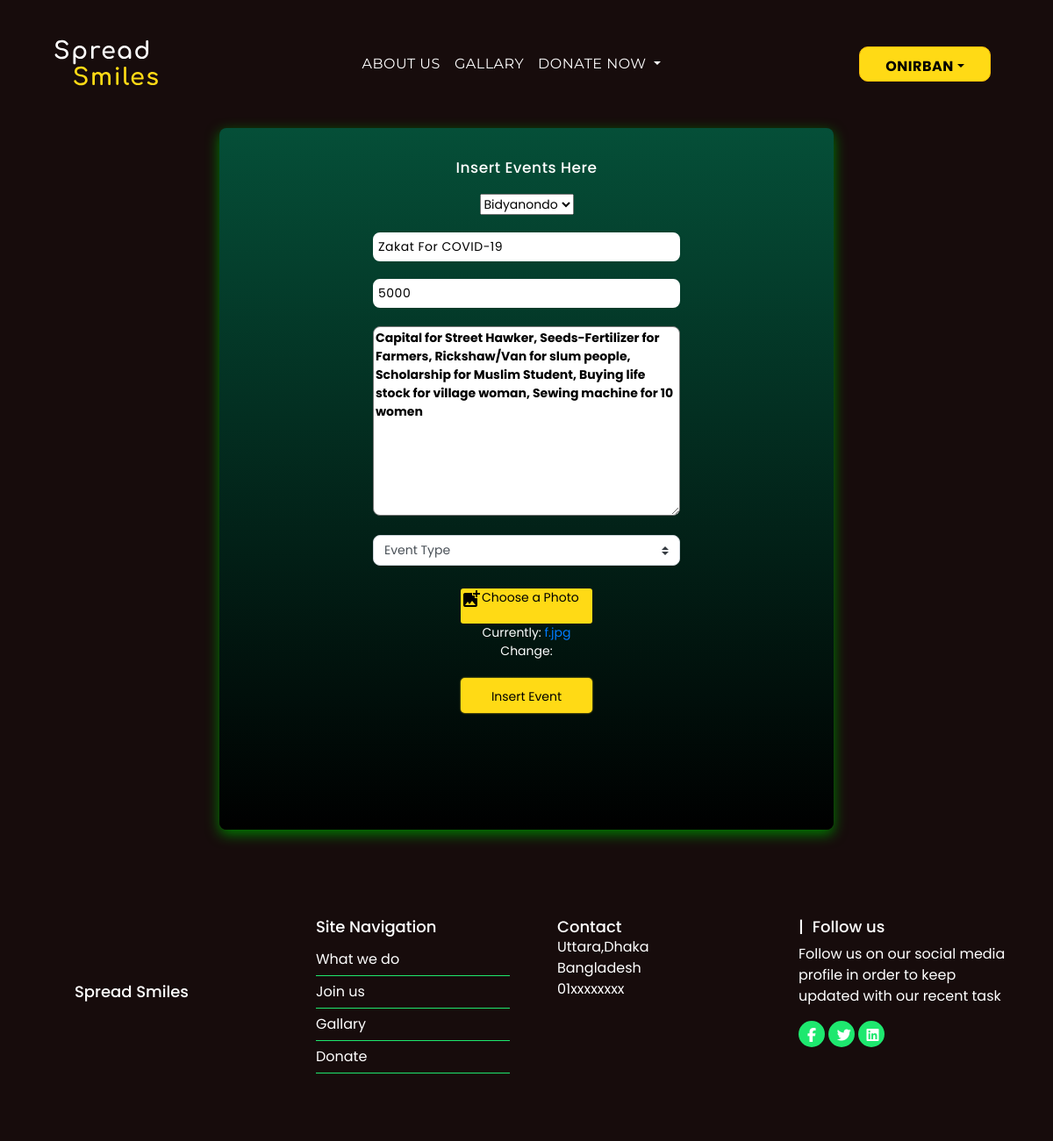
The app's page /update_event/2/ (signed in), older data.
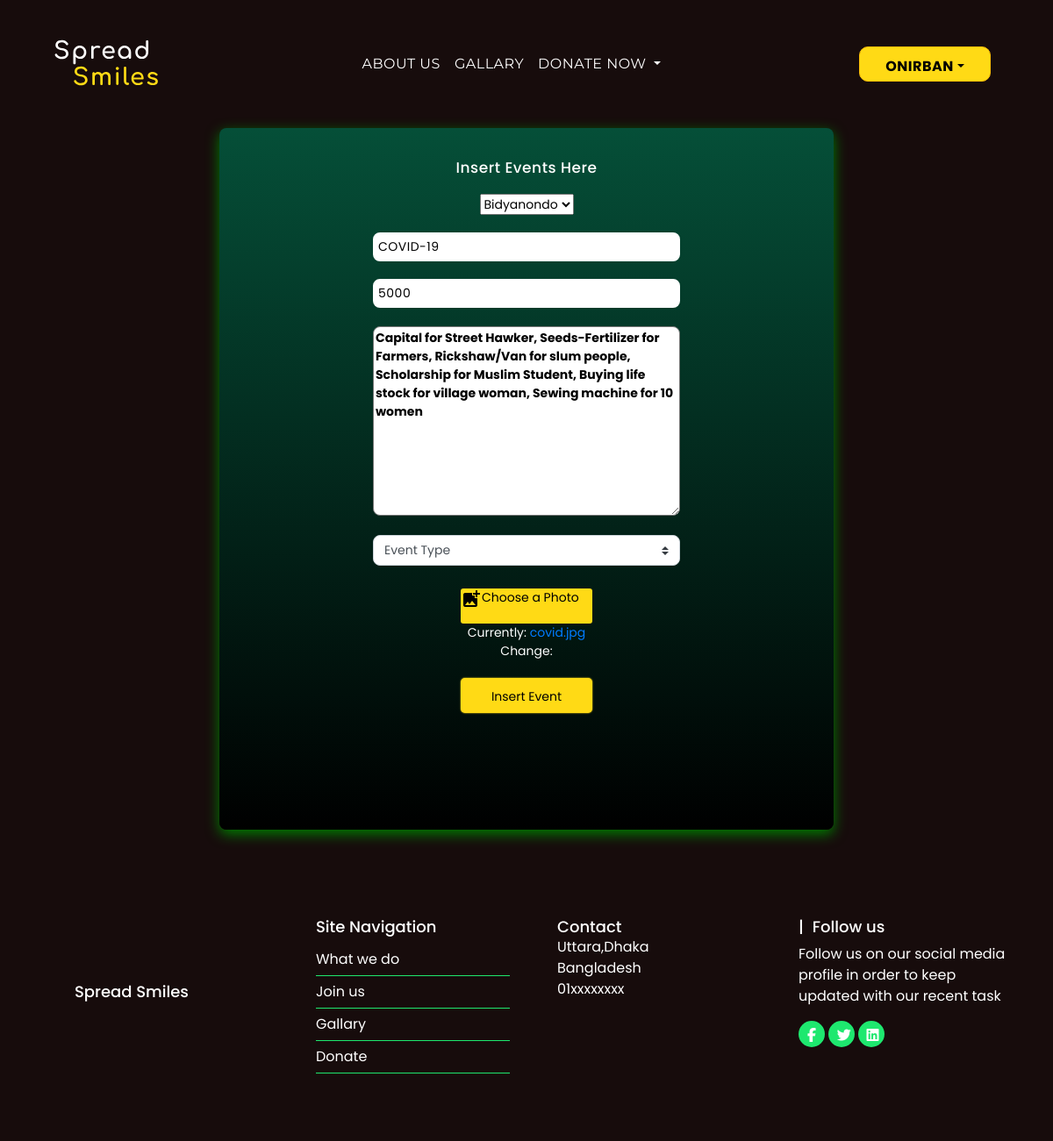
The same page, newer data.
### user/models.py (models this page shows, shortened)
class Event(models.Model):
    organization_name = models.ForeignKey(
        Organization, null=True, on_delete=models.SET_NULL)
    cover = models.ImageField(default="f.jpg", null=True, blank=False)
    event_title = models.CharField(max_length=200)
    description = models.TextField(max_length=500)
    goal = models.IntegerField(null=True)
    date_created = models.DateTimeField(auto_now_add=True)

### user/decorators.py (the view)
        def wrapper_func(request, *args, **kwargs):
            group = None
            if request.user.groups.exists():
                group = request.user.groups.all()[0].name
            if group in allowed_roles:
                return view_func(request, *args, **kwargs)
            else:
                return HttpResponse('You are not authorized to view this page')

### user/forms.py
class EventForm(forms.ModelForm):
    class Meta:
        model = Event
        fields = '__all__'

### user/models.py (called while the page is built)
    def __str__(self):
        return self.orgname

### user/views.py (called while the page is built)
@login_required(login_url='/login')
@allowed_users(allowed_roles='organizations')
def update_event(request, pk):
    event = Event.objects.get(id=pk)
    form = EventForm(instance=event)
    if request.method == 'POST':
        form = EventForm(request.POST, request.FILES, instance=event)
        if form.is_valid():
            form.save()
            return redirect('/')
    context = {'form': form}
    return render(request, 'user/create_event.html', context)

### user/templates/user/create_event.html (shortened to what this page needs)
{% extends "user/base.html" %}
{% load static %}
{% block css %}
<link rel="stylesheet" href="{% static 'css/insertevent.css' %}" />
{% endblock css %}
{% block content %}
<div class="mains">
  <div class="main">
    <form action="" method="POST" enctype="multipart/form-data">
    <div class="form">
      <h4>Insert Events Here</h4>
      <div class="input-box">
        {{form.organization_name}}
      </div>
      <div class="input-box">
        {{form.event_title}}
      </div>
      <div class="input-box">
        {{form.goal}}
      </div>
      <br />
      <div class="form-group co">
        {{form.description}}
      </div>
      <div class="form-group text-center">
        <select class="custom-select" id="validationTooltip03">
          <option value="1"> Event Type</option>
        </select>
      </div>
      <div class="col-md-6 mb-3 ce text-center">
        <label for="id_cover">
          <span class="material-icons"> add_photo_alternate </span>Choose a
          Photo</label
        >
        {{form.cover}}
      </div>
      <div class="input-box text-center z">
        <button class="btn cs" type="submit">Insert Event</button>
      </div>
      <br />
    </div>
  </div>
</div>
{% endblock content %}

Row changes from the older to the newer data that the page shows:
changed Event "Bidyanondo": event_title "Zakat For COVID-19" → "COVID-19"; cover "Currently: f.jpg Change:" → "Currently: covid.jpg Change:"
